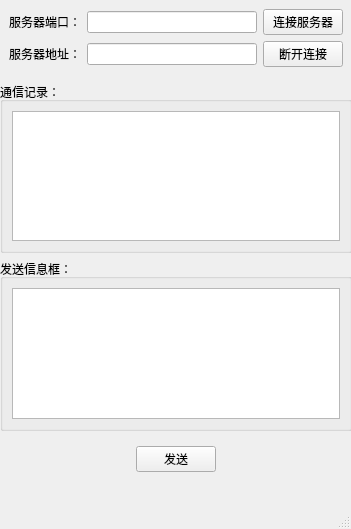
<?xml version="1.0" encoding="UTF-8"?>
<ui version="4.0">
 <class>Client</class>
 <widget class="QMainWindow" name="Client">
  <property name="geometry">
   <rect>
    <x>0</x>
    <y>0</y>
    <width>351</width>
    <height>529</height>
   </rect>
  </property>
  <property name="windowTitle">
   <string>MainWindow</string>
  </property>
  <widget class="QWidget" name="centralwidget">
   <widget class="QWidget" name="layoutWidget">
    <property name="geometry">
     <rect>
      <x>0</x>
      <y>0</y>
      <width>352</width>
      <height>481</height>
     </rect>
    </property>
    <layout class="QVBoxLayout" name="verticalLayout">
     <item>
      <widget class="QWidget" name="widget" native="true">
       <layout class="QGridLayout" name="gridLayout">
        <item row="0" column="0">
         <widget class="QLabel" name="label">
          <property name="text">
           <string>服务器端口：</string>
          </property>
         </widget>
        </item>
        <item row="0" column="1">
         <widget class="QLineEdit" name="port"/>
        </item>
        <item row="0" column="2">
         <widget class="QPushButton" name="connectToH">
          <property name="text">
           <string>连接服务器</string>
          </property>
         </widget>
        </item>
        <item row="1" column="0">
         <widget class="QLabel" name="label_3">
          <property name="text">
           <string>服务器地址：</string>
          </property>
         </widget>
        </item>
        <item row="1" column="1">
         <widget class="QLineEdit" name="ip"/>
        </item>
        <item row="1" column="2">
         <widget class="QPushButton" name="disconnectbtn">
          <property name="text">
           <string>断开连接</string>
          </property>
         </widget>
        </item>
       </layout>
      </widget>
     </item>
     <item>
      <widget class="QGroupBox" name="groupBox">
       <property name="title">
        <string>通信记录：</string>
       </property>
       <layout class="QHBoxLayout" name="horizontalLayout">
        <item>
         <widget class="QTextEdit" name="record"/>
        </item>
       </layout>
      </widget>
     </item>
     <item>
      <widget class="QGroupBox" name="groupBox_2">
       <property name="title">
        <string>发送信息框：</string>
       </property>
       <layout class="QHBoxLayout" name="horizontalLayout_3">
        <item>
         <widget class="QTextEdit" name="msg"/>
        </item>
       </layout>
      </widget>
     </item>
     <item>
      <widget class="QWidget" name="widget_2" native="true">
       <layout class="QHBoxLayout" name="horizontalLayout_4">
        <item>
         <spacer name="horizontalSpacer">
          <property name="orientation">
           <enum>Qt::Horizontal</enum>
          </property>
          <property name="sizeHint" stdset="0">
           <size>
            <width>114</width>
            <height>20</height>
           </size>
          </property>
         </spacer>
        </item>
        <item>
         <widget class="QPushButton" name="sendBtn">
          <property name="text">
           <string>发送</string>
          </property>
         </widget>
        </item>
        <item>
         <spacer name="horizontalSpacer_2">
          <property name="orientation">
           <enum>Qt::Horizontal</enum>
          </property>
          <property name="sizeHint" stdset="0">
           <size>
            <width>113</width>
            <height>20</height>
           </size>
          </property>
         </spacer>
        </item>
       </layout>
      </widget>
     </item>
    </layout>
   </widget>
  </widget>
  <widget class="QMenuBar" name="menubar">
   <property name="geometry">
    <rect>
     <x>0</x>
     <y>0</y>
     <width>351</width>
     <height>22</height>
    </rect>
   </property>
  </widget>
  <widget class="QStatusBar" name="statusbar"/>
 </widget>
 <resources/>
 <connections/>
</ui>
